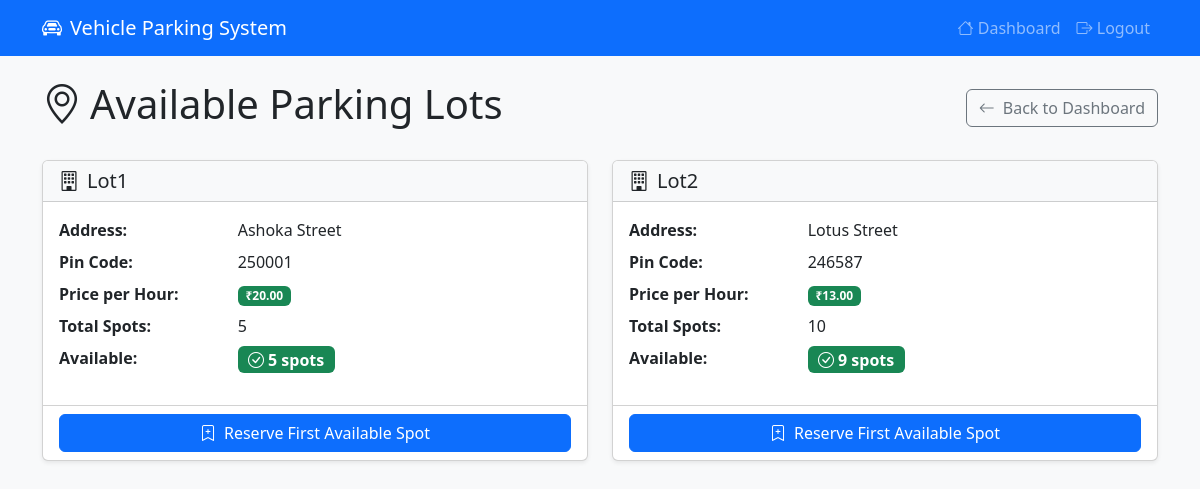
Page /user/lots (signed in) on the committed database.
### models/models.py (models this page shows, shortened)
class ParkingLot(Base):
    __tablename__ = "parking_lots"
    id = Column(Integer, primary_key=True)
    name = Column(String, nullable=False)
    address_line_1 = Column(String, nullable=False)
    address_line_2 = Column(String)
    address_line_3 = Column(String)
    pin_code = Column(String(10), nullable=False)
    price_per_hour = Column(Numeric(10, 2), nullable=False)
    number_of_spots = Column(Integer, nullable=False)
    spots = relationship(
        "ParkingSpot", back_populates="parking_lot", cascade="all, delete-orphan"
    )

### app.py (the view)
@app.route("/user/lots")
@login_required
@role_required("user")
def user_view_lots():
    with SessionLocal() as db:
        all_lots = db.query(ParkingLot).all()
        lots_with_availability = []
        for lot in all_lots:
            available_spots_count = (
                db.query(ParkingSpot)
                .filter_by(parking_lot_id=lot.id, status=SpotStatus.AVAILABLE)
                .count()
            )
            lots_with_availability.append({
                'lot': lot,
                'available_spots': available_spots_count
            })
        return render_template("user/lots.html", lots_data=lots_with_availability)

### app.py (called while the page is built)
def login_required(view_function):
    @wraps(view_function)
    def authentication_wrapper(*args, **kwargs):
        if "user_id" not in session:
            flash("Authentication required. Please log in to continue.")
            return redirect(url_for("login"))
        return view_function(*args, **kwargs)
    return authentication_wrapper

def role_required(required_role):
    def role_decorator(view_function):
        @wraps(view_function)
        def role_wrapper(*args, **kwargs):
            if session.get("role") != required_role:
                flash("Access denied. Insufficient privileges.")
                return redirect(url_for("login"))
            return view_function(*args, **kwargs)
        return role_wrapper
    return role_decorator

### templates/user/lots.html (shortened to what this page needs)
<!DOCTYPE html>
<html lang="en">
<head>
    <link href="https://cdn.jsdelivr.net/npm/bootstrap@5.3.0/dist/css/bootstrap.min.css" rel="stylesheet">
    <link href="https://cdn.jsdelivr.net/npm/bootstrap-icons@1.10.0/font/bootstrap-icons.css" rel="stylesheet">
</head>
<body class="bg-light">
    <nav class="navbar navbar-expand-lg navbar-dark bg-primary">
        <div class="container">
            <a class="navbar-brand" href="{{ url_for('user_dashboard') }}">
                <i class="bi bi-car-front me-2"></i>Vehicle Parking System
            </a>
            <div class="navbar-nav ms-auto">
                <a class="nav-link" href="{{ url_for('user_dashboard') }}">
                    <i class="bi bi-house"></i> Dashboard
                </a>
                <a class="nav-link" href="{{ url_for('logout') }}">
                    <i class="bi bi-box-arrow-right"></i> Logout
                </a>
            </div>
        </div>
    </nav>
    <div class="container mt-4">
        <div class="row">
            <div class="col-12">
                <div class="d-flex justify-content-between align-items-center mb-4">
                    <h1>
                        <i class="bi bi-geo-alt me-2"></i>Available Parking Lots
                    </h1>
                    <a href="{{ url_for('user_dashboard') }}" class="btn btn-outline-secondary">
                        <i class="bi bi-arrow-left me-2"></i>Back to Dashboard
                    </a>
                </div>
            </div>
        </div>
        <div class="row">
            {% for data in lots_data %}
            <div class="col-lg-6 mb-4">
                <div class="card shadow-sm h-100">
                    <div class="card-header bg-light">
                        <h5 class="card-title mb-0">
                            <i class="bi bi-building me-2"></i>{{ data.lot.name }}
                        </h5>
                    </div>
                    <div class="card-body">
                        <div class="row mb-2">
                            <div class="col-sm-4"><strong>Address:</strong></div>
                            <div class="col-sm-8">
                                {{ data.lot.address_line_1 }}
                            </div>
                        </div>
                        <div class="row mb-2">
                            <div class="col-sm-4"><strong>Pin Code:</strong></div>
                            <div class="col-sm-8">{{ data.lot.pin_code }}</div>
                        </div>
                        <div class="row mb-2">
                            <div class="col-sm-4"><strong>Price per Hour:</strong></div>
                            <div class="col-sm-8">
                                <span class="badge bg-success">₹{{ data.lot.price_per_hour }}</span>
                            </div>
                        </div>
                        <div class="row mb-2">
                            <div class="col-sm-4"><strong>Total Spots:</strong></div>
                            <div class="col-sm-8">{{ data.lot.number_of_spots }}</div>
                        </div>
                        <div class="row mb-3">
                            <div class="col-sm-4"><strong>Available:</strong></div>
                            <div class="col-sm-8">
                                {% if data.available_spots > 0 %}
                                    <span class="badge bg-success fs-6">
                                        <i class="bi bi-check-circle me-1"></i>{{ data.available_spots }} spots
                                    </span>
                                {% else %}
                                    <span class="badge bg-danger fs-6">
                                        <i class="bi bi-x-circle me-1"></i>Full
                                    </span>
                                {% endif %}
                            </div>
                        </div>
                    </div>
                    <div class="card-footer bg-transparent">
                        {% if data.available_spots > 0 %}
                            <form method="POST" action="{{ url_for('reserve_spot', lot_id=data.lot.id) }}">
                                <button type="submit" class="btn btn-primary w-100">
                                    <i class="bi bi-bookmark-plus me-2"></i>Reserve First Available Spot
                                </button>
                            </form>
                        {% else %}
                            <button class="btn btn-secondary w-100" disabled>
                                <i class="bi bi-x-circle me-2"></i>No Available Spots
                            </button>
                        {% endif %}
                    </div>
                </div>
            </div>
            {% endfor %}
        </div>
    </div>
</body>
</html>

### rows in the picture
ParkingLot: lot.name "Lot1", lot.address_line_1 "Ashoka Street", lot.pin_code "250001", lot.price_per_hour "20.00", lot.number_of_spots "5"
ParkingLot: lot.name "Lot2", lot.address_line_1 "Lotus Street", lot.pin_code "246587", lot.price_per_hour "13.00", lot.number_of_spots "10"

### other values in the picture
{{ data.available_spots }} "5" "9"
